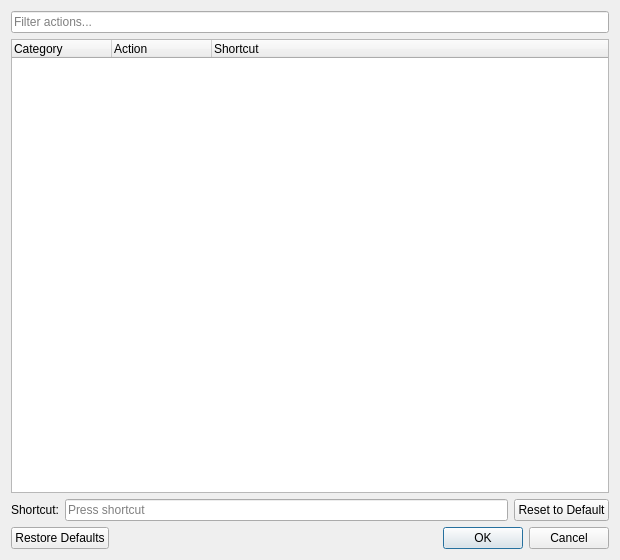
<?xml version="1.0" encoding="UTF-8"?>
<ui version="4.0">
 <class>IShortcutSetupDialog</class>
 <widget class="QDialog" name="IShortcutSetupDialog">
  <property name="geometry">
   <rect>
    <x>0</x>
    <y>0</y>
    <width>620</width>
    <height>560</height>
   </rect>
  </property>
  <property name="windowTitle">
   <string>Setup Keyboard Shortcuts</string>
  </property>
  <layout class="QVBoxLayout" name="verticalLayout">
   <item>
    <widget class="QLineEdit" name="lineFilter">
     <property name="placeholderText">
      <string>Filter actions...</string>
     </property>
     <property name="clearButtonEnabled">
      <bool>true</bool>
     </property>
    </widget>
   </item>
   <item>
    <widget class="QTreeWidget" name="treeActions">
     <property name="rootIsDecorated">
      <bool>false</bool>
     </property>
     <property name="uniformRowHeights">
      <bool>true</bool>
     </property>
     <property name="allColumnsShowFocus">
      <bool>true</bool>
     </property>
     <column>
      <property name="text">
       <string>Category</string>
      </property>
     </column>
     <column>
      <property name="text">
       <string>Action</string>
      </property>
     </column>
     <column>
      <property name="text">
       <string>Shortcut</string>
      </property>
     </column>
    </widget>
   </item>
   <item>
    <layout class="QHBoxLayout" name="horizontalLayout">
     <item>
      <widget class="QLabel" name="labelShortcut">
       <property name="text">
        <string>Shortcut:</string>
       </property>
      </widget>
     </item>
     <item>
      <widget class="QKeySequenceEdit" name="keySequenceEdit"/>
     </item>
     <item>
      <widget class="QPushButton" name="pushDefault">
       <property name="text">
        <string>Reset to Default</string>
       </property>
      </widget>
     </item>
    </layout>
   </item>
   <item>
    <widget class="QDialogButtonBox" name="buttonBox">
     <property name="standardButtons">
      <set>QDialogButtonBox::Cancel|QDialogButtonBox::Ok|QDialogButtonBox::RestoreDefaults</set>
     </property>
    </widget>
   </item>
  </layout>
 </widget>
 <resources/>
 <connections>
  <connection>
   <sender>buttonBox</sender>
   <signal>accepted()</signal>
   <receiver>IShortcutSetupDialog</receiver>
   <slot>accept()</slot>
   <hints>
    <hint type="sourcelabel">
     <x>309</x>
     <y>537</y>
    </hint>
    <hint type="destinationlabel">
     <x>309</x>
     <y>279</y>
    </hint>
   </hints>
  </connection>
  <connection>
   <sender>buttonBox</sender>
   <signal>rejected()</signal>
   <receiver>IShortcutSetupDialog</receiver>
   <slot>reject()</slot>
   <hints>
    <hint type="sourcelabel">
     <x>309</x>
     <y>537</y>
    </hint>
    <hint type="destinationlabel">
     <x>309</x>
     <y>279</y>
    </hint>
   </hints>
  </connection>
 </connections>
</ui>
